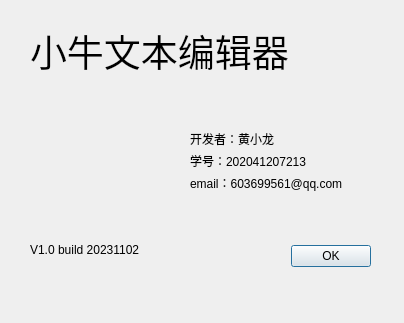
<?xml version="1.0" encoding="UTF-8"?>
<ui version="4.0">
 <class>AboutDialog</class>
 <widget class="QDialog" name="AboutDialog">
  <property name="geometry">
   <rect>
    <x>0</x>
    <y>0</y>
    <width>404</width>
    <height>323</height>
   </rect>
  </property>
  <property name="windowTitle">
   <string>About</string>
  </property>
  <widget class="QDialogButtonBox" name="buttonBox">
   <property name="geometry">
    <rect>
     <x>30</x>
     <y>240</y>
     <width>341</width>
     <height>32</height>
    </rect>
   </property>
   <property name="orientation">
    <enum>Qt::Horizontal</enum>
   </property>
   <property name="standardButtons">
    <set>QDialogButtonBox::Ok</set>
   </property>
  </widget>
  <widget class="QLabel" name="label">
   <property name="geometry">
    <rect>
     <x>30</x>
     <y>20</y>
     <width>351</width>
     <height>61</height>
    </rect>
   </property>
   <property name="font">
    <font>
     <pointsize>28</pointsize>
    </font>
   </property>
   <property name="text">
    <string>小牛文本编辑器</string>
   </property>
  </widget>
  <widget class="QLabel" name="label_6">
   <property name="geometry">
    <rect>
     <x>30</x>
     <y>240</y>
     <width>191</width>
     <height>20</height>
    </rect>
   </property>
   <property name="text">
    <string>V1.0 build 20231102</string>
   </property>
  </widget>
  <widget class="QLabel" name="label_2">
   <property name="geometry">
    <rect>
     <x>50</x>
     <y>120</y>
     <width>91</width>
     <height>91</height>
    </rect>
   </property>
   <property name="styleSheet">
    <string notr="true">border-image: url(:/img/TEXT EDIT.png);</string>
   </property>
   <property name="text">
    <string/>
   </property>
  </widget>
  <widget class="QWidget" name="layoutWidget">
   <property name="geometry">
    <rect>
     <x>190</x>
     <y>130</y>
     <width>193</width>
     <height>61</height>
    </rect>
   </property>
   <layout class="QVBoxLayout" name="verticalLayout">
    <item>
     <widget class="QLabel" name="label_3">
      <property name="text">
       <string>开发者：黄小龙</string>
      </property>
     </widget>
    </item>
    <item>
     <widget class="QLabel" name="label_4">
      <property name="text">
       <string>学号：202041207213</string>
      </property>
     </widget>
    </item>
    <item>
     <widget class="QLabel" name="label_5">
      <property name="text">
       <string>email：603699561@qq.com</string>
      </property>
     </widget>
    </item>
   </layout>
  </widget>
 </widget>
 <resources/>
 <connections>
  <connection>
   <sender>buttonBox</sender>
   <signal>accepted()</signal>
   <receiver>AboutDialog</receiver>
   <slot>accept()</slot>
   <hints>
    <hint type="sourcelabel">
     <x>248</x>
     <y>254</y>
    </hint>
    <hint type="destinationlabel">
     <x>157</x>
     <y>274</y>
    </hint>
   </hints>
  </connection>
  <connection>
   <sender>buttonBox</sender>
   <signal>rejected()</signal>
   <receiver>AboutDialog</receiver>
   <slot>reject()</slot>
   <hints>
    <hint type="sourcelabel">
     <x>316</x>
     <y>260</y>
    </hint>
    <hint type="destinationlabel">
     <x>286</x>
     <y>274</y>
    </hint>
   </hints>
  </connection>
 </connections>
</ui>
